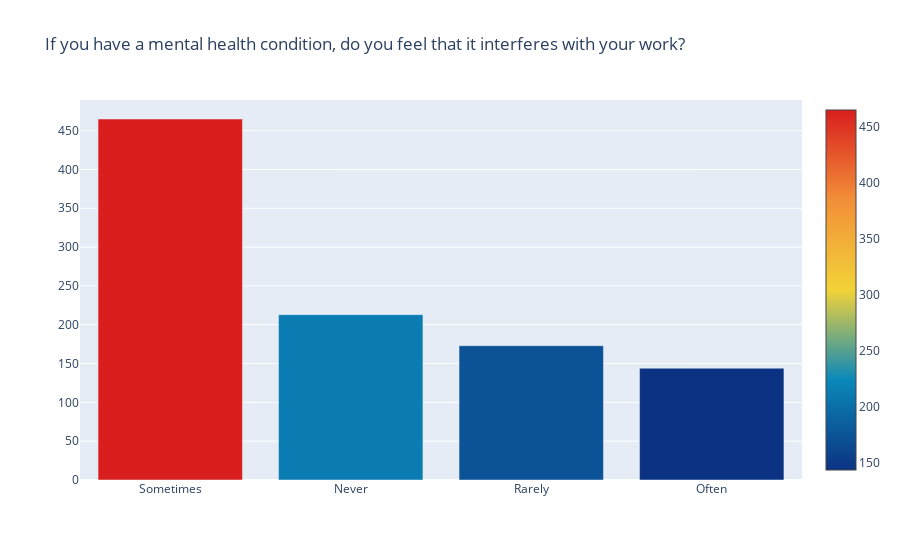

Here is the notebook cell this chart was saved with:
### Markdown cell above
### Does work interfere with your mental health?

### Code cell
#@title [code]

#work interfere
#Configure plot
configure_plotly_browser_state()

cnt_srs = survey['work_interfere'].value_counts()

trace = go.Bar(
    x=cnt_srs.index,
    y=cnt_srs.values,
    marker=dict(
        #color = np.random.randn(500), #set color equal to a variable
        color = cnt_srs.values,
        colorscale='Portland',
        showscale=True
    ),
)

layout = go.Layout(
    title='If you have a mental health condition, do you feel that it interferes with your work?'
)

data = [trace]
fig = go.Figure(data=data, layout=layout)
py.iplot(fig, filename="consequences")

print('Total Number of respondants:',len(survey.index))

### Figure 1 — Plotly figure (JSON) as saved in the notebook; plotly's stock layout.template omitted (floating-point values rounded to 4 significant figures)
{"data": [{"marker": {"color": [465, 213, 173, 144], "showscale": true, "colorscale": [[0, "rgb(12,51,131)"], [0.25, "rgb(10,136,186)"], [0.5, "rgb(242,211,56)"], [0.75, "rgb(242,143,56)"], [1, "rgb(217,30,30)"]]}, "x": ["Sometimes", "Never", "Rarely", "Often"], "type": "bar", "y": [465, 213, 173, 144]}], "layout": {"title": {"text": "If you have a mental health condition, do you feel that it interferes with your work?"}}}
